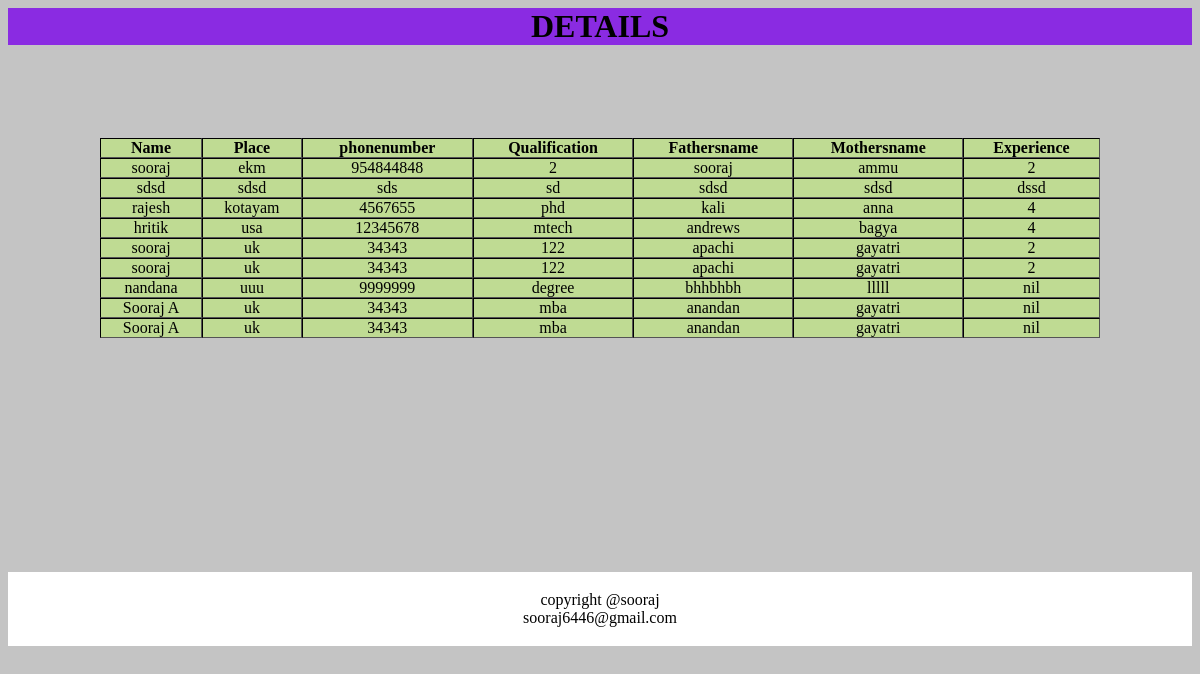
The page /dataread/ on the database its author committed.
### myapp/models.py (models this page shows)
class student(models.Model):
    name=models.CharField(max_length=20)
    place=models.CharField(max_length=20)
    phonenumber=models.CharField(max_length=20)
    qualification=models.CharField(max_length=20)
    fathersname=models.CharField(max_length=20)
    mothersname=models.CharField(max_length=20)
    experience=models.CharField(max_length=20)

### myapp/views.py (the view)
# urls.py: path('dataread/',views.dataread),
def dataread(request):
    data=student.objects.all()
    return render(request,'displaydata.html',{'data':data})

### myapp/templates/displaydata.html (shortened to what this page needs)
<html>
    <head>
    </head>
    <body>
        <h1>DETAILS</h1><br><br><br><br>
        <table border="40px" width="1000px" cellpadding="'8" cellspacing="0" align="center">
            <tr>
                <th>Name</th>
                <th>Place</th>
                <th>phonenumber</th>
                <th>Qualification</th>
                <th>Fathersname</th>
                <th>Mothersname</th>
                <th>Experience</th>
                <tr>{%for x in data%}
                 <td>{{x.name}}</td>
                 <td>{{x.place}}</td>
                 <td>{{x.phonenumber}}</td>
                 <td>{{x.qualification}}</x></td>
                 <td>{{x.fathersname}}</td>
                 <td>{{x.mothersname}}</td>
                 <td>{{x.experience}}</td>
                </tr>
            {% endfor %}
        </table>
        <br><br><br><br><br><br><br><br><br><br><br><br><br>
        <footer >
            <p>copyright @sooraj<br>
            <a href="#"></a>sooraj6446@gmail.com</p>
        </footer>
    </body>
</html>

### myapp/templates/displaydata.html (style rules this page uses)
h1 { text-align: center; color: black; background-color: blueviolet; }
table { background-color: rgb(191, 219, 147); text-align: center; border: 20px; border-color: black; }
body { background-color: rgb(196, 196, 196); }
footer { background-color: white; text-align: center; padding: 3px; color: black; }

### rows shown on the page
student: name "sooraj", place "ekm", phonenumber "954844848", qualification "2", fathersname "sooraj", mothersname "ammu", experience "2"
student: name "sdsd", place "sdsd", phonenumber "sds", qualification "sd", fathersname "sdsd", mothersname "sdsd", experience "dssd"
student: name "rajesh", place "kotayam", phonenumber "4567655", qualification "phd", fathersname "kali", mothersname "anna", experience "4"
student: name "hritik", place "usa", phonenumber "12345678", qualification "mtech", fathersname "andrews", mothersname "bagya", experience "4"
student: name "sooraj", place "uk", phonenumber "34343", qualification "122", fathersname "apachi", mothersname "gayatri", experience "2"
student: name "sooraj", place "uk", phonenumber "34343", qualification "122", fathersname "apachi", mothersname "gayatri", experience "2"
student: name "nandana", place "uuu", phonenumber "9999999", qualification "degree", fathersname "bhhbhbh", mothersname "lllll", experience "nil"
student: name "Sooraj A", place "uk", phonenumber "34343", qualification "mba", fathersname "anandan", mothersname "gayatri", experience "nil"
student: name "Sooraj A", place "uk", phonenumber "34343", qualification "mba", fathersname "anandan", mothersname "gayatri", experience "nil"
